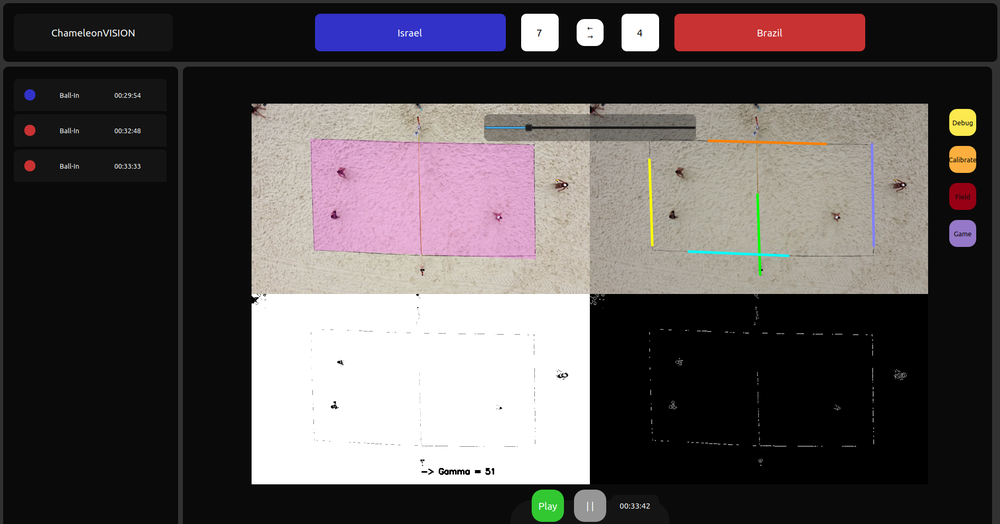
#> input picture github_images/Calibrate_screen.png, 1000 x 524 px, shrunk from 1892 x 991 before the run
$ python -i motion_detection.py   (imports and definitions only)
#> lines starting #> are read from the running program, lines starting #| are printed output that depends on the picture
#> further down, picture is the input picture: shape (524, 1000, 3); mean B, G, R 84.3, 83.5, 89.5
import cv2
import numpy as np


class MotionDetector:

    # [7 lines left out: function transform_to_binary, not called in this run]

    def clean_frame(self, frame):
        # Init frame and kernel
        transformations_frame = frame
        circle_kernel = cv2.getStructuringElement(cv2.MORPH_ELLIPSE, (5, 5))

        # Morphological Transformations
        transformations_frame = cv2.morphologyEx(transformations_frame, cv2.MORPH_OPEN, np.ones((5, 5), np.uint8))
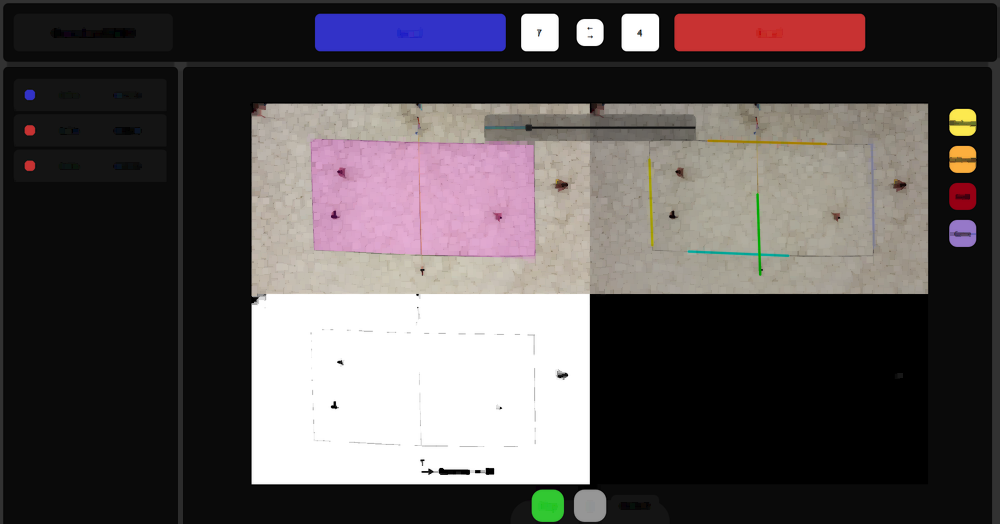
#> transformations_frame: shape (524, 1000, 3); mean B, G, R 81.2, 80.4, 86.4
        transformations_frame = cv2.morphologyEx(transformations_frame, cv2.MORPH_CLOSE, circle_kernel)
        transformations_frame = cv2.dilate(transformations_frame, circle_kernel, iterations=3)
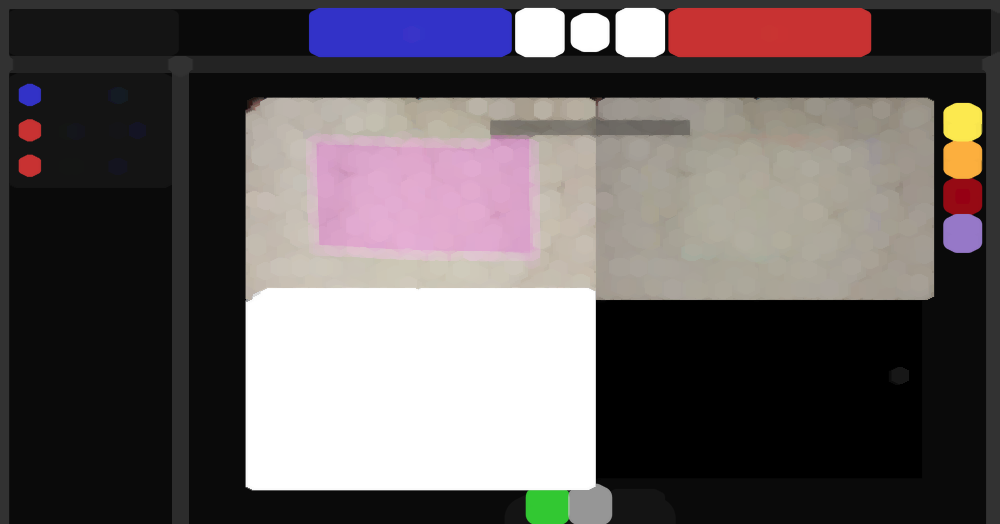
#> transformations_frame: shape (524, 1000, 3); mean B, G, R 93.9, 92.4, 99.7

        return transformations_frame

    # [37 lines left out: functions get_frame_diff, get_object_boxes, find_motion_rects, not called in this run]

>>> import cv2
>>> picture = cv2.imread('../github_images/Calibrate_screen.png')
>>> result = MotionDetector().clean_frame(picture)

$ run again, on github_images/Main.png
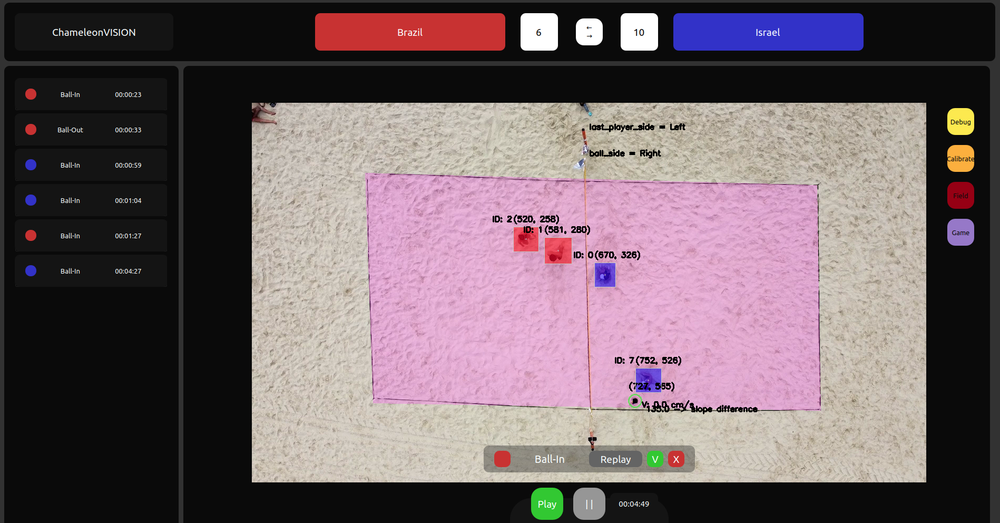
#> input picture github_images/Main.png, 1000 x 523 px, shrunk from 1898 x 992 before the run
#> picture is the input picture: shape (523, 1000, 3); mean B, G, R 103, 97.7, 113.2
#> in clean_frame, `transformations_frame = cv2.morphologyEx(transformations_frame, cv2.MO..`:
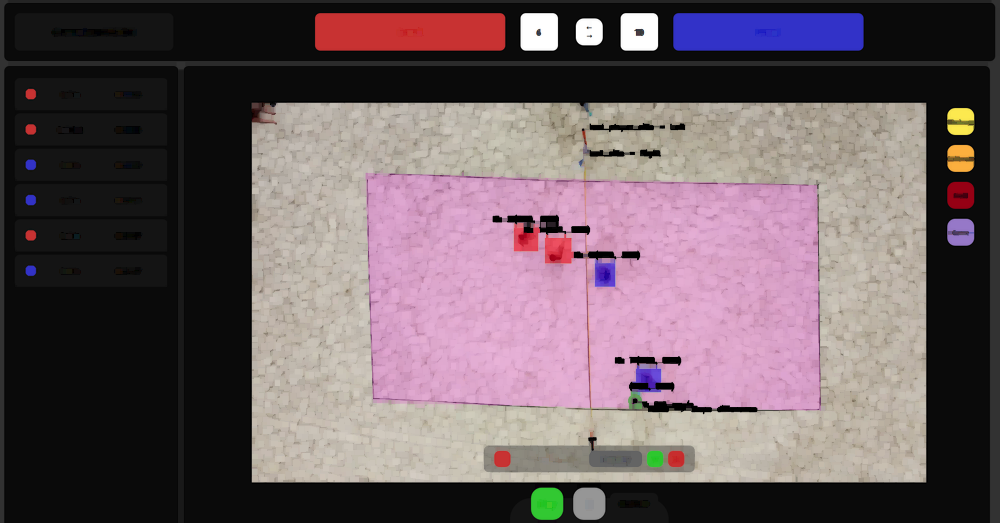
#> transformations_frame: shape (523, 1000, 3); mean B, G, R 97.5, 92.3, 107.6
#> in clean_frame, `transformations_frame = cv2.dilate(transformations_frame, circle_kerne..`:
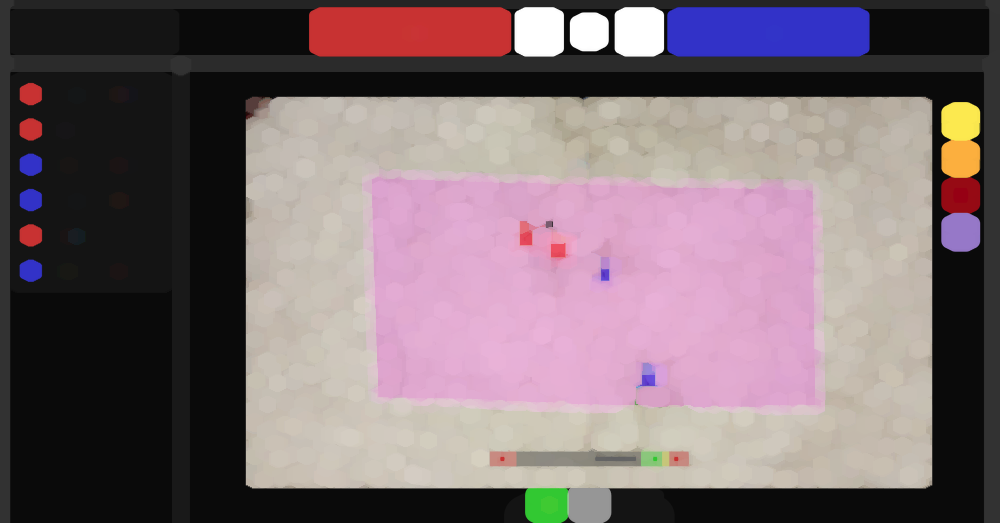
#> transformations_frame: shape (523, 1000, 3); mean B, G, R 113.3, 107.6, 124.3

$ run again, on github_images/debug_screen.png
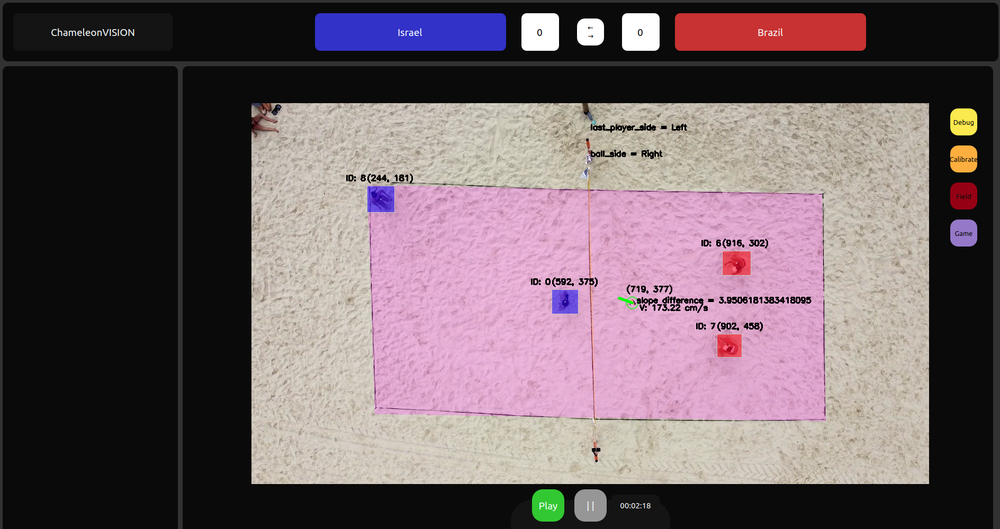
#> input picture github_images/debug_screen.png, 1000 x 529 px, shrunk from 1889 x 1000 before the run
#> picture is the input picture: shape (529, 1000, 3); mean B, G, R 101.9, 96.7, 112
#> in clean_frame, `transformations_frame = cv2.morphologyEx(transformations_frame, cv2.MO..`:
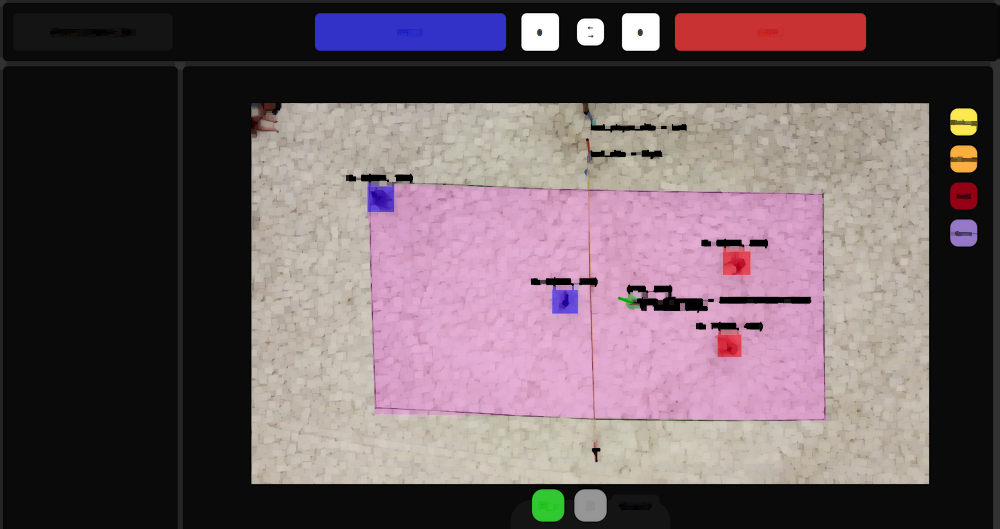
#> transformations_frame: shape (529, 1000, 3); mean B, G, R 96.7, 91.5, 106.6
#> in clean_frame, `transformations_frame = cv2.dilate(transformations_frame, circle_kerne..`:
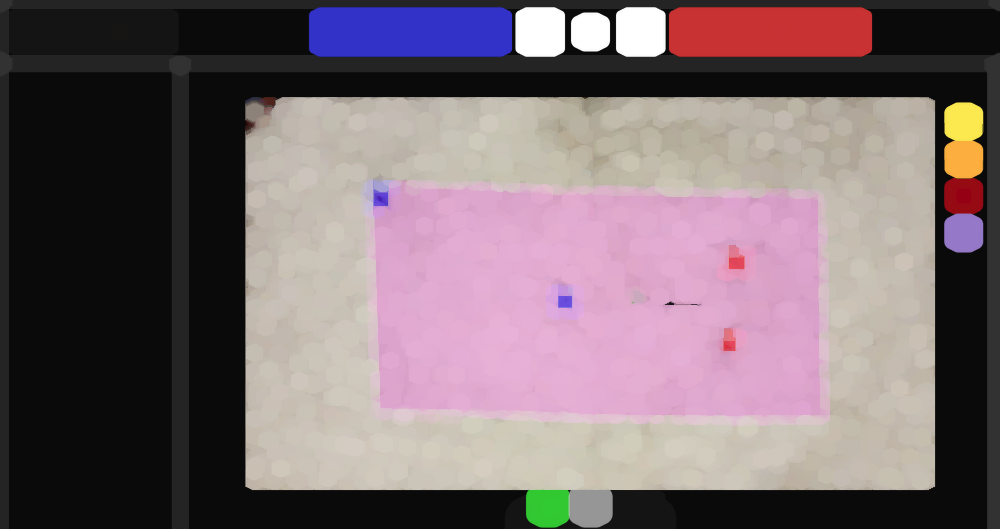
#> transformations_frame: shape (529, 1000, 3); mean B, G, R 111.7, 106.2, 122.4

$ run again, on github_images/debug_screen2.png
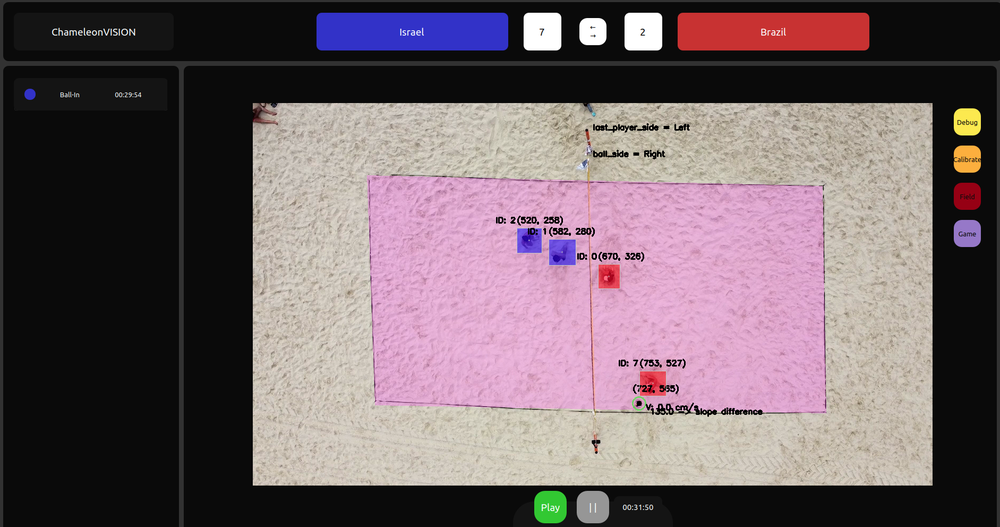
#> input picture github_images/debug_screen2.png, 1000 x 527 px, shrunk from 1883 x 992 before the run
#> picture is the input picture: shape (527, 1000, 3); mean B, G, R 103.4, 98.1, 113.6
#> in clean_frame, `transformations_frame = cv2.morphologyEx(transformations_frame, cv2.MO..`:
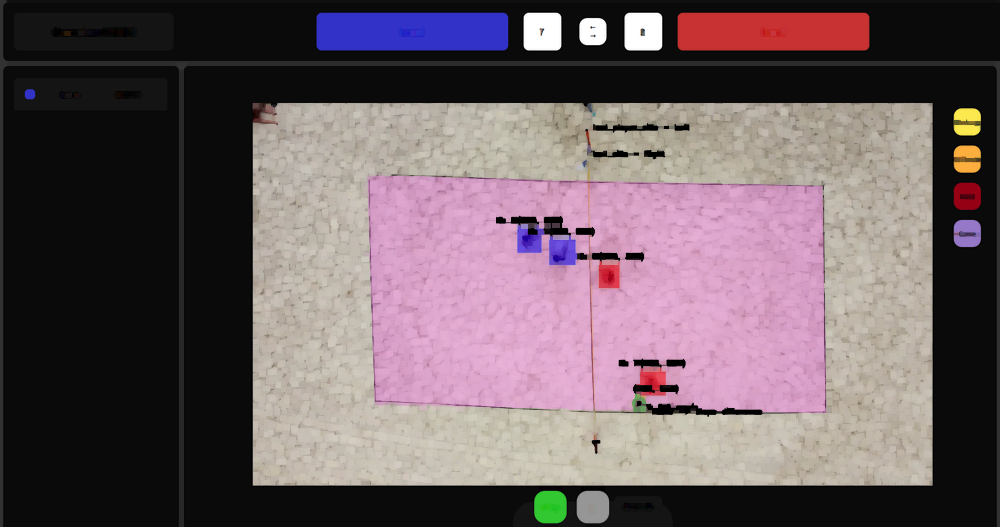
#> transformations_frame: shape (527, 1000, 3); mean B, G, R 98.1, 92.9, 108.2
#> in clean_frame, `transformations_frame = cv2.dilate(transformations_frame, circle_kerne..`:
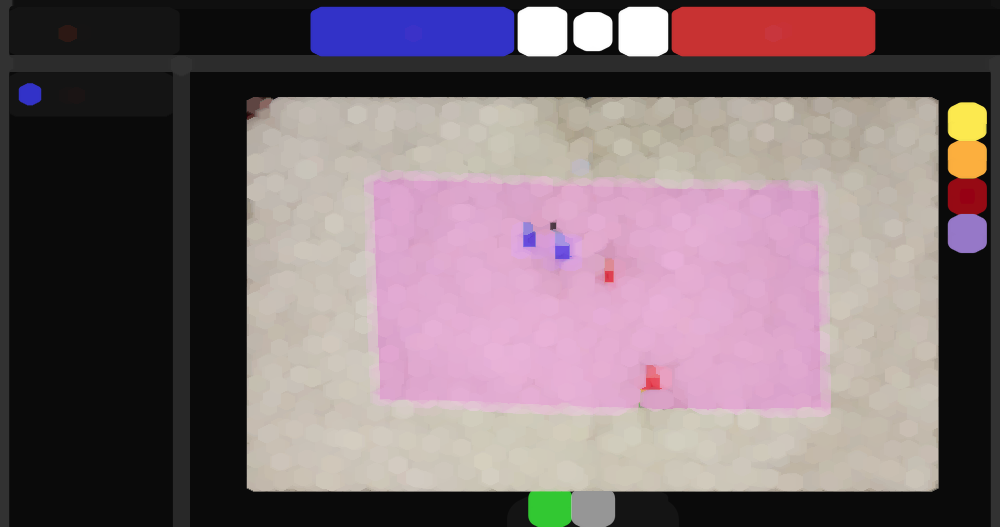
#> transformations_frame: shape (527, 1000, 3); mean B, G, R 113.2, 107.6, 124
